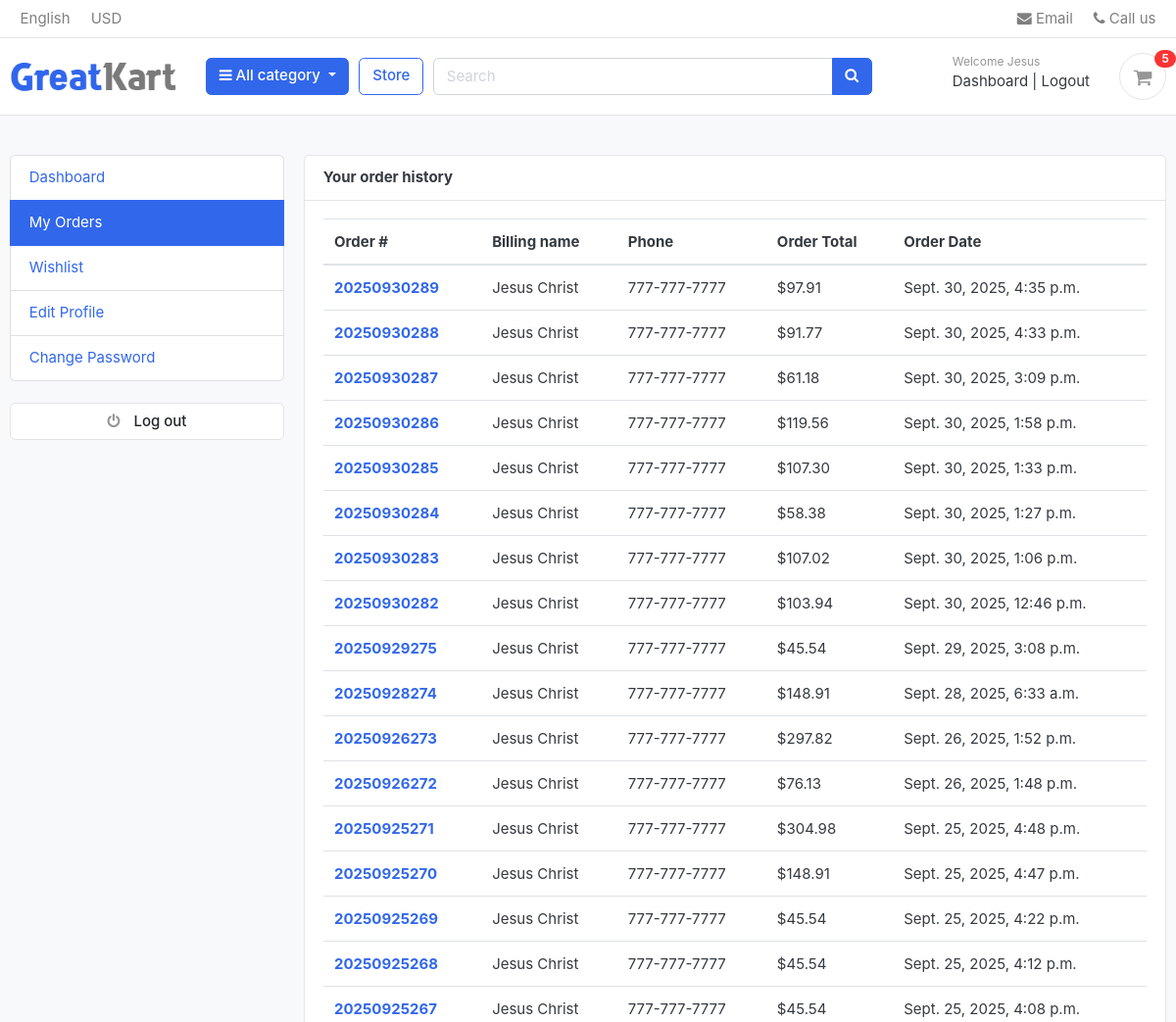
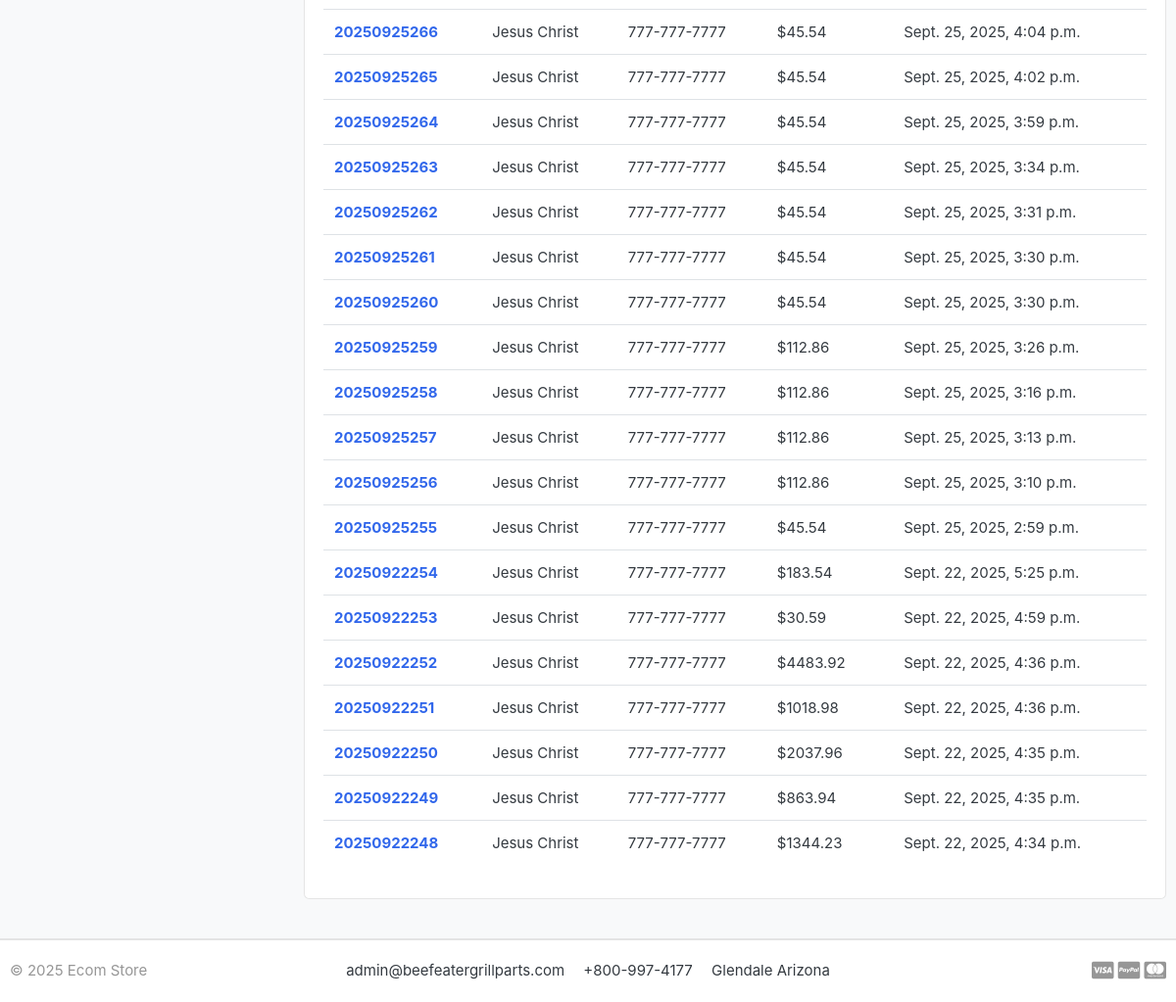
The page /accounts/my_orders/ (signed in) on the database its author committed (2 pictures, top to bottom).
### accounts/models.py (models this page shows, shortened)
class Account(AbstractUser):
    first_name = models.CharField(max_length=50)
    last_name = models.CharField(max_length=50)
    username = models.CharField(max_length=50, unique=True)
    email = models.EmailField(max_length=100, unique=True)
    phone_number = models.CharField(max_length=50)
    date_joined = models.DateTimeField(auto_now_add=True)
    last_login = models.DateTimeField(auto_now_add=True)
    is_admin = models.BooleanField(default=False)
    is_staff = models.BooleanField(default=False)
    is_active = models.BooleanField(default=False)
    is_superadmin = models.BooleanField(default=False)
    USERNAME_FIELD = 'email'
    REQUIRED_FIELDS = ['username', 'first_name', 'last_name']
    objects = MyAccountManager()

### orders/models.py (models this page shows, shortened)
class Order(models.Model):
    STATUS = (
        ("AUTHORIZED", "Authorized"),
        ("PENDING", "Pending"),
        ("CAPTURED", "Captured"),
        ("REFUNDED", "Refunded"),
    )
    ORDER_STATUS = (
        ("PROCESSING", "Processing"),
        ("SHIPPED", "Shipped"),
        ("CANCELLED", "Cancelled"),
        ("RETURNED", "Returned"),
    )
    user = models.ForeignKey(Account, on_delete=models.SET_NULL, null=True)
    payment = models.ForeignKey(Payment, on_delete=models.SET_NULL, blank=True, null=True)
    order_number = models.CharField(max_length=20)
    first_name = models.CharField(max_length=50)
    last_name = models.CharField(max_length=50)
    phone = models.CharField(max_length=15)
    email = models.EmailField(max_length=50)
    address_line_1 = models.CharField(max_length=50)
    address_line_2 = models.CharField(max_length=50, blank=True)
    country = models.CharField(max_length=2, default='US')  # 2-letter code
    state = models.CharField(max_length=2)
    city = models.CharField(max_length=50)
    zip_code = models.CharField(max_length=10)
    order_note = models.CharField(max_length=100, blank=True)
    order_total = models.DecimalField(max_digits=10, decimal_places=2)
    tax = models.DecimalField(max_digits=10, decimal_places=2)
    shipping_cost = models.DecimalField(max_digits=10, decimal_places=2, default=0,
                                        help_text="Final shipping cost applied to this order")
    status = models.CharField(max_length=10,choices=STATUS,default="AUTHORIZED",verbose_name="Payment Status")
    tracking_number = models.CharField(max_length=100, blank=True, null=True,
                                       help_text="Carrier tracking number for shipment")
    order_status = models.CharField(max_length=15,choices=ORDER_STATUS,default="PROCESSING",)
    is_ordered = models.BooleanField(default=False)
    ip = models.CharField(blank=True, max_length=20)
    created_at = models.DateTimeField(auto_now_add=True)
    updated_at = models.DateTimeField(auto_now=True)
    shipping_first_name = models.CharField(max_length=50, blank=True)
    shipping_last_name = models.CharField(max_length=50, blank=True)
    shipping_phone = models.CharField(max_length=15, blank=True)
    shipping_email = models.EmailField(max_length=50, blank=True)
    shipping_address_line_1 = models.CharField(max_length=50, blank=True)
    shipping_address_line_2 = models.CharField(max_length=50, blank=True)
    shipping_country = models.CharField(max_length=2, blank=True, default='US')
    shipping_state = models.CharField(max_length=2, blank=True)
    shipping_city = models.CharField(max_length=50, blank=True)
    shipping_zip_code = models.CharField(max_length=20, blank=True)
    shipping_method = models.CharField(max_length=50, blank=True, null=True,
                                       help_text="Carrier or type (e.g., FedEx Home, Free Shipping)")
    supplier_name = models.CharField(max_length=255, blank=True, null=True)
    po_number = models.CharField(max_length=100, blank=True, null=True)
    supplier_order_date = models.DateField(blank=True, null=True)
    paypal_authorization_id = models.CharField(max_length=255, blank=True, null=True)
    def full_name(self):
        return f'{self.first_name} {self.last_name}'

### accounts/views.py (the view)
# urls.py: path('my_orders/', views.my_orders, name='my_orders'),
@login_required(login_url='login')
def my_orders(request):
    orders = Order.objects.filter(
        user=request.user
    ).exclude(
        status="New"   # hide only brand new / incomplete orders
    ).order_by('-created_at')
    context = {
        'orders': orders,
    }
    return render(request, 'accounts/my_orders.html', context)

### carts/context_processors.py (called while the page is built)
def counter(request):
    cart_count = 0
    if 'admin' in request.path:
        return {}
    else:
        try:
            cart = Cart.objects.filter(cart_id= _cart_id(request))
            if request.user.is_authenticated:
                cart_items = CartItem.objects.all().filter(user=request.user)
            else:
                cart_items = CartItem.objects.all().filter(cart=cart[:1])
            for cart_item in cart_items:
                cart_count += cart_item.quantity
        except Cart.DoesNotExist:
            cart_count = 0
    return dict(cart_count=cart_count)

### carts/utils.py (called while the page is built)
def _cart_id(request):
    cart_id = request.session.get('cart_id')
    if not cart_id:
        cart_id = str(uuid.uuid4())
        request.session['cart_id'] = cart_id
        request.session.modified = True
    return cart_id

### category/context_processors.py (called while the page is built)
def menu_links(request):
    from category.models import Category
    links = Category.objects.all()
    return dict(links=links)

### category/models.py (called while the page is built)
    def get_url(self):
        return reverse('store:products_by_category', args=[self.slug])

### store/context_processors.py (called while the page is built)
def recently_viewed(request):
    viewed_ids = request.session.get('viewed_products', [])
    recently_viewed = Product.objects.filter(id__in=viewed_ids, is_available=True).order_by('-modified_date')[:5]  # Limit to 5, match session order if possible
    ordered_products = sorted(recently_viewed, key=lambda p: viewed_ids.index(p.id) if p.id in viewed_ids else len(viewed_ids))
    return {'recently_viewed': ordered_products}

### templates/accounts/my_orders.html (shortened to what this page needs)
{% extends 'base.html' %}
{% block content %}
<section class="section-content padding-y bg">
<div class="container">
	<div class="row">
	{% include 'includes/dashboard_sidebar.html' %}
	<main class="col-md-9">
		<article class="card">
		<header class="card-header">
			<strong class="d-inline-block mr-3">Your order history</strong>
		</header>
		<div class="card-body">
			<div class="row">
			<div class="col-md-12">
				<table class="table table-hover">
  <thead>
    <tr>
      <th scope="col">Order #</th>
      <th scope="col">Billing name</th>
      <th scope="col">Phone </th>
      <th scope="col">Order Total</th>
	  <th scope="col">Order Date</th>
    </tr>
  </thead>
  <tbody>
  	{% for order in orders %}
    <tr>
      <th scope="row"><a href="{% url 'order_detail' order.order_number  %}">{{ order.order_number }}</a></th>
      <td>{{ order.full_name }}</td>
      <td>{{ order.phone }}</td>
      <td>${{ order.order_total|floatformat:2 }}</td>
	  <td>{{ order.created_at }}</td>
    </tr>
	{% endfor %}
  </tbody>
</table>
			</div>
			</div>
			</div>
		</article>
	</main>
</div>
</div>
</section>
{% endblock %}

### templates/includes/navbar.html (shortened to what this page needs)
{% load static %}
<header class="section-header">
    <nav class="navbar p-md-0 navbar-expand-sm navbar-light border-bottom">
        <div class="container">
            <div class="collapse navbar-collapse" id="navbarTop4">
                <ul class="navbar-nav mr-auto">
                    <li class="nav-item dropdown">
                        <a href="#" class="nav-link"> English </a>
                    </li>
                    <li class="nav-item dropdown">
                        <a href="#" class="nav-link"> USD </a>
                    </li>
                </ul>
                <ul class="navbar-nav">
                    <li><a href="#" class="nav-link"> <i class="fa fa-envelope"></i> Email </a></li>
                    <li><a href="#" class="nav-link"> <i class="fa fa-phone"></i> Call us </a></li>
                </ul>
            </div>
        </div>
    </nav>
    <section class="header-main border-bottom">
        <div class="container">
            <div class="row align-items-center">
                <div class="col-lg-2 col-md-3 col-6">
                    <a href="{% url 'home' %}" class="brand-wrap">
                        <img class="logo" src="{% static './images/logo.png' %}">
                    </a>
                </div>
                <div class="col-lg col-sm col-md col-6 flex-grow-0">
                    <div class="category-wrap dropdown d-inline-block float-right">
                        <button type="button" class="btn btn-primary dropdown-toggle" data-toggle="dropdown">
                            <i class="fa fa-bars"></i> All category
                        </button>
                    </div>
                </div>
                <a href="{% url 'store:store' %}" class="btn btn-outline-primary">Store</a>
                <div class="col-lg col-md-6 col-sm-12 col">
                    <form action="{% url 'store:search' %}" class="search" method="GET">
                        <div class="input-group w-100">
                            <input type="text" class="form-control" style="width:60%;" placeholder="Search" name="keyword">
                            <div class="input-group-append">
                                <button class="btn btn-primary" type="submit">
                                    <i class="fa fa-search"></i>
                                </button>
                            </div>
                        </div>
                    </form>
                </div>
                <div class="col-lg-3 col-sm-6 col-8 order-2 order-lg-3">
                    <div class="d-flex justify-content-end mb-3 mb-lg-0">
                        {% if user.id is None %}
                            <div class="widget-header">
                                <small class="title text-muted">Welcome guest!</small>
                                <div>
                                    <a href="{% url 'login' %}">Sign in</a>
                                    <span class="dark-transp"> | </span>
                                    <a href="{% url 'register' %}"> Register</a>
                                </div>
                            </div>
                        {% else %}
                            <div class="widget-header">
                                <small class="title text-muted">Welcome {{user.first_name}}</small>
                                <div>
                                    <a href="{% url 'dashboard' %}">Dashboard</a>
                                    <span class="dark-transp"> | </span>
                                    <a href="{% url 'logout' %}"> Logout</a>
                                </div>
                            </div>
                        {% endif %}
                        <a href="{% url 'cart' %}" class="widget-header pl-3 ml-3">
                            <div class="icon icon-sm rounded-circle border"><i class="fa fa-shopping-cart"></i></div>
                            <span class="badge badge-pill badge-danger notify">{{ cart_count }}</span>
                        </a>
                    </div>
                </div>
            </div>
        </div>
    </section>
</header>

### static/css/ui.css (style rules this page uses)
html { font-family: "Inter", sans-serif; font-size: 15px; }
.icon-xs, .icon-sm, .icon-md, .icon-lg { display: inline-block; text-align: center; flex-shrink: 0; flex-grow: 0; }
.icon-sm { width: 48px; height: 48px; line-height: 48px !important; font-size: 20px; }
.padding-y { padding-top: 40px; padding-bottom: 40px; }
article:after, .form-group:after { display: block; clear: both; content: ""; }
.bg { background-color: #f8f9fa; }
.header-main { position: relative; padding-top: 1rem; padding-bottom: 1rem; }
.brand-wrap .logo, .navbar-brand .logo { margin-right: 7px; max-height: 42px; display: inline-block; }
.widget-header { display: inline-block; vertical-align: middle; position: relative; }
.widget-header a { color: #343a40; }
.widget-header i { color: #969696; }
.widget-header .title { display: block; }
.widget-header .notify { position: absolute; top: -3px; right: -10px; }
.notify { position: absolute; top: -4px; right: -10px; display: inline-block; padding: 0.25em 0.6em; font-size: 12px; line-height: 1; text-align: center; border-radius: 3rem; color: #fff; background-color: #fa3434; }

### templates/base.html (style rules this page uses)
body { padding-top: 0; }

### rows shown on the page
Account: first_name "Jesus"
Order: order_number "20250930289", full_name "Jesus Christ", phone "777-777-7777", order_total "97.91", created_at "Sept. 30, 2025, 4:35 p.m."
Order: order_number "20250930288", full_name "Jesus Christ", phone "777-777-7777", order_total "91.77", created_at "Sept. 30, 2025, 4:33 p.m."
Order: order_number "20250930287", full_name "Jesus Christ", phone "777-777-7777", order_total "61.18", created_at "Sept. 30, 2025, 3:09 p.m."
Order: order_number "20250930286", full_name "Jesus Christ", phone "777-777-7777", order_total "119.56", created_at "Sept. 30, 2025, 1:58 p.m."
Order: order_number "20250930285", full_name "Jesus Christ", phone "777-777-7777", order_total "107.30", created_at "Sept. 30, 2025, 1:33 p.m."
Order: order_number "20250930284", full_name "Jesus Christ", phone "777-777-7777", order_total "58.38", created_at "Sept. 30, 2025, 1:27 p.m."
Order: order_number "20250930283", full_name "Jesus Christ", phone "777-777-7777", order_total "107.02", created_at "Sept. 30, 2025, 1:06 p.m."
Order: order_number "20250930282", full_name "Jesus Christ", phone "777-777-7777", order_total "103.94", created_at "Sept. 30, 2025, 12:46 p.m."
Order: order_number "20250929275", full_name "Jesus Christ", phone "777-777-7777", order_total "45.54", created_at "Sept. 29, 2025, 3:08 p.m."
Order: order_number "20250928274", full_name "Jesus Christ", phone "777-777-7777", order_total "148.91", created_at "Sept. 28, 2025, 6:33 a.m."
Order: order_number "20250926273", full_name "Jesus Christ", phone "777-777-7777", order_total "297.82", created_at "Sept. 26, 2025, 1:52 p.m."
Order: order_number "20250926272", full_name "Jesus Christ", phone "777-777-7777", order_total "76.13", created_at "Sept. 26, 2025, 1:48 p.m."
Order: order_number "20250925271", full_name "Jesus Christ", phone "777-777-7777", order_total "304.98", created_at "Sept. 25, 2025, 4:48 p.m."
Order: order_number "20250925270", full_name "Jesus Christ", phone "777-777-7777", order_total "148.91", created_at "Sept. 25, 2025, 4:47 p.m."
Order: order_number "20250925269", full_name "Jesus Christ", phone "777-777-7777", order_total "45.54", created_at "Sept. 25, 2025, 4:22 p.m."
Order: order_number "20250925268", full_name "Jesus Christ", phone "777-777-7777", order_total "45.54", created_at "Sept. 25, 2025, 4:12 p.m."
Order: order_number "20250925267", full_name "Jesus Christ", phone "777-777-7777", order_total "45.54", created_at "Sept. 25, 2025, 4:08 p.m."
Order: order_number "20250925266", full_name "Jesus Christ", phone "777-777-7777", order_total "45.54", created_at "Sept. 25, 2025, 4:04 p.m."
Order: order_number "20250925265", full_name "Jesus Christ", phone "777-777-7777", order_total "45.54", created_at "Sept. 25, 2025, 4:02 p.m."
Order: order_number "20250925264", full_name "Jesus Christ", phone "777-777-7777", order_total "45.54", created_at "Sept. 25, 2025, 3:59 p.m."
Order: order_number "20250925263", full_name "Jesus Christ", phone "777-777-7777", order_total "45.54", created_at "Sept. 25, 2025, 3:34 p.m."
Order: order_number "20250925262", full_name "Jesus Christ", phone "777-777-7777", order_total "45.54", created_at "Sept. 25, 2025, 3:31 p.m."
Order: order_number "20250925261", full_name "Jesus Christ", phone "777-777-7777", order_total "45.54", created_at "Sept. 25, 2025, 3:30 p.m."
Order: order_number "20250925260", full_name "Jesus Christ", phone "777-777-7777", order_total "45.54", created_at "Sept. 25, 2025, 3:30 p.m."
Order: order_number "20250925259", full_name "Jesus Christ", phone "777-777-7777", order_total "112.86", created_at "Sept. 25, 2025, 3:26 p.m."
Order: order_number "20250925258", full_name "Jesus Christ", phone "777-777-7777", order_total "112.86", created_at "Sept. 25, 2025, 3:16 p.m."
Order: order_number "20250925257", full_name "Jesus Christ", phone "777-777-7777", order_total "112.86", created_at "Sept. 25, 2025, 3:13 p.m."
Order: order_number "20250925256", full_name "Jesus Christ", phone "777-777-7777", order_total "112.86", created_at "Sept. 25, 2025, 3:10 p.m."
Order: order_number "20250925255", full_name "Jesus Christ", phone "777-777-7777", order_total "45.54", created_at "Sept. 25, 2025, 2:59 p.m."
Order: order_number "20250922254", full_name "Jesus Christ", phone "777-777-7777", order_total "183.54", created_at "Sept. 22, 2025, 5:25 p.m."
Order: order_number "20250922253", full_name "Jesus Christ", phone "777-777-7777", order_total "30.59", created_at "Sept. 22, 2025, 4:59 p.m."
Order: order_number "20250922252", full_name "Jesus Christ", phone "777-777-7777", order_total "4483.92", created_at "Sept. 22, 2025, 4:36 p.m."
Order: order_number "20250922251", full_name "Jesus Christ", phone "777-777-7777", order_total "1018.98", created_at "Sept. 22, 2025, 4:36 p.m."
Order: order_number "20250922250", full_name "Jesus Christ", phone "777-777-7777", order_total "2037.96", created_at "Sept. 22, 2025, 4:35 p.m."
Order: order_number "20250922249", full_name "Jesus Christ", phone "777-777-7777", order_total "863.94", created_at "Sept. 22, 2025, 4:35 p.m."
Order: order_number "20250922248", full_name "Jesus Christ", phone "777-777-7777", order_total "1344.23", created_at "Sept. 22, 2025, 4:34 p.m."

### other values the page prints
{{ cart_count }} "5"
